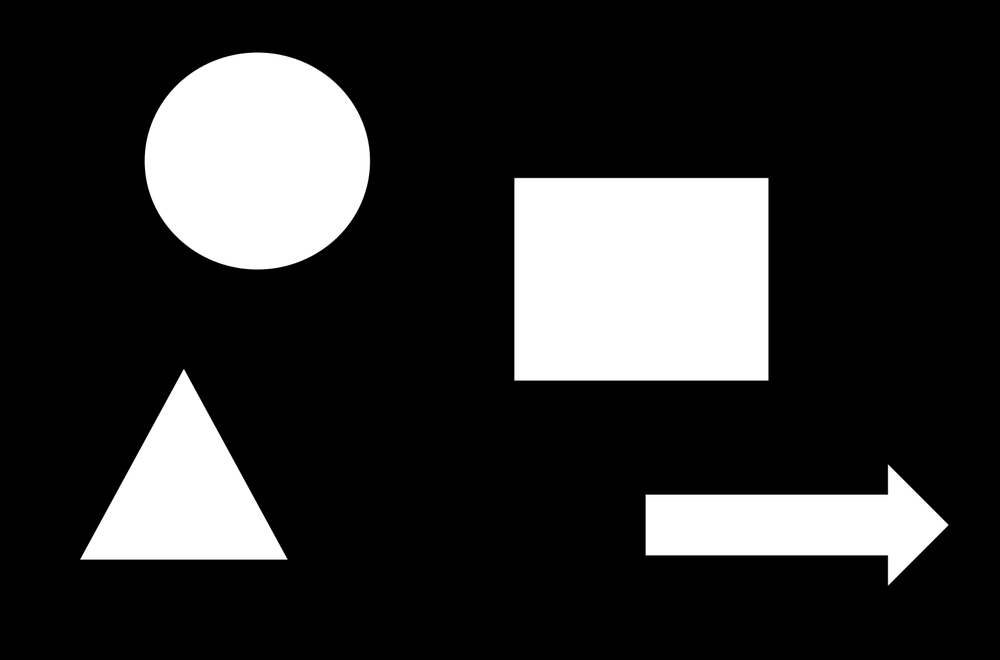
//> input picture CV_test/CV_test/コンビジ3/test0.png, 1000 x 660 px, shrunk from 1531 x 1010 before the run
$ ./mainのコピー   (built with g++ and OpenCV 4)
//> lines starting //> are read from the running program, lines starting //| are printed output that depends on the picture; after the words box and inside, x2 and y2 are one past the last pixel; in counts of white or black regions, pixels touching at a corner belong together
#include <iostream>
#include <opencv2/opencv.hpp>

using namespace cv;

int main()
{

    Mat src = cv::imread("test0.png",cv::IMREAD_GRAYSCALE);                    //入力画像
//> src is the input picture: 660 rows x 1000 cols, CV_8UC1; min 0, max 255, mean 49.5

    imshow("input_gray", src);


    if(src.rows == 0){
        std::cout<<"nononono"<<std::endl;
        return  0;
    }

    //ラべリング処理
    cv::Mat LabelImg;
    cv::Mat stats;  //面積値？
    cv::Mat centroids; //重心
    int nLab = cv::connectedComponentsWithStats(src, LabelImg, stats, centroids);
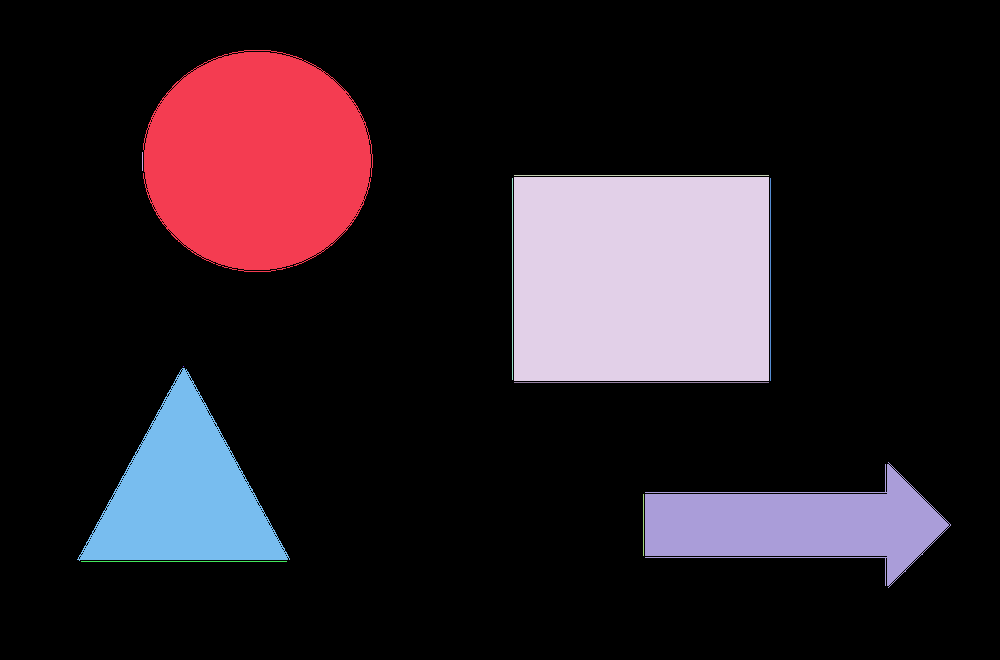
//> LabelImg: 660 rows x 1000 cols, CV_32SC1; 13 distinct labels, from 0 to 12; one colour per label, 0 black
//> stats = 13 rows, first 6: [0, 0, 1000, 660, 526960], [143, 50, 230, 222, 39530], [142, 152, 1, 19, 19], [514, 175, 255, 1, 255], [514, 177, 255, 204, 52020], [512, 178, 1, 202, 202]; centroids = 13 rows, first 8: [505, 333.5], [256.9, 160.5], [142, 161], [641, 175], [641, 278.5], [512, 278.5], [770, 279], [183, 366]; nLab = 13

    // ラベリング結果の描画色を決定
    std::vector<cv::Vec3b> colors(nLab);
    colors[0] = cv::Vec3b(0, 0, 0);
    for (int i = 1; i < nLab; ++i) {
        colors[i] = cv::Vec3b(255, 255, 255);
    }
//> this loop made 12 passes

    // ラベリング結果の描画
    cv::Mat dst(src.size(), CV_8UC3);
    for (int i = 0; i < dst.rows; ++i) {
        int *lb = LabelImg.ptr<int>(i);
        cv::Vec3b *pix = dst.ptr<cv::Vec3b>(i);
        for (int j = 0; j < dst.cols; ++j) {
            pix[j] = colors[lb[j]];
        }
    }
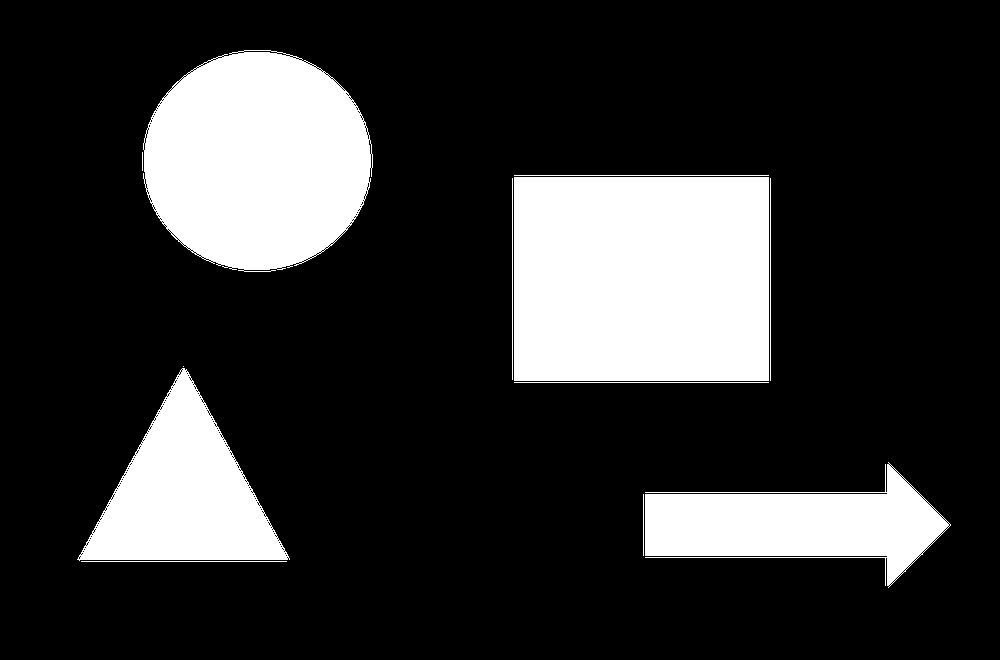
//> dst: 660 rows x 1000 cols, CV_8UC3; 20.2% white; 12 white regions (2 under 20 px), largest, box (x1, y1, x2, y2) and area: (514, 177, 769, 381) 52020, (143, 50, 373, 272) 39530, (77, 368, 290, 561) 20711

    std::cout<<"図形の数 ="<<nLab<<std::endl;
//| 図形の数 =13

    //重心
    for (int i = 1; i < nLab; ++i) {
        double *param = centroids.ptr<double>(i);
        int x = static_cast<int>(param[0]);
        int y = static_cast<int>(param[1]);

        std::stringstream num;
        num << i;
        cv::putText(dst, num.str(), cv::Point(x, y), cv::FONT_HERSHEY_COMPLEX, 0.7, cv::Scalar(0, 0, 255), 2);

        std::cout<<"図形"<<i<<"の重心 x="<<x<<" y="<<y<<std::endl;

    }
//> this loop made 12 passes
//> (x, y) on passes 1 to 12: (256, 160), (142, 161), (641, 175), (641, 278), (512, 278), (770, 279), (183, 366), (183, 494), (641, 382), (795, 524), (643, 524), (183, 561)
//| 図形1の重心 x=256 y=160
//| 図形2の重心 x=142 y=161
//| 図形3の重心 x=641 y=175
//| 図形4の重心 x=641 y=278
//| 図形5の重心 x=512 y=278
//| 図形6の重心 x=770 y=279
//| 図形7の重心 x=183 y=366
//| 図形8の重心 x=183 y=494
//> (output is shown up to pass 8 of 12)
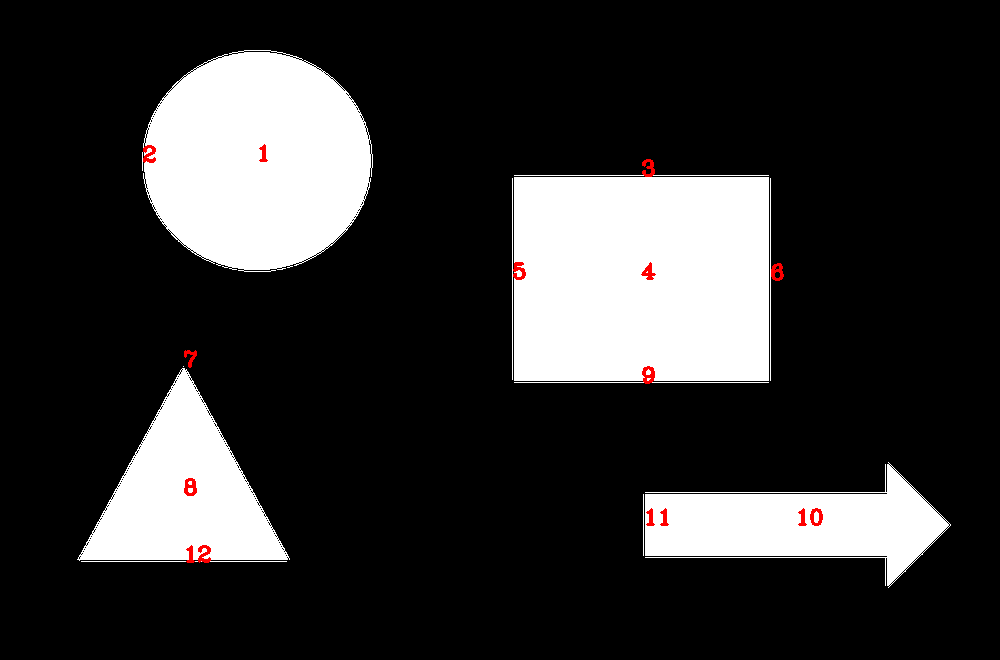
//> dst: 660 rows x 1000 cols, CV_8UC3; mean B, G, R 50.9, 50.9, 51.6


    cv::imshow("Labels", dst);

    cv::imwrite("result.png", dst);
    cv::waitKey();

    waitKey();

    return 0;
}
